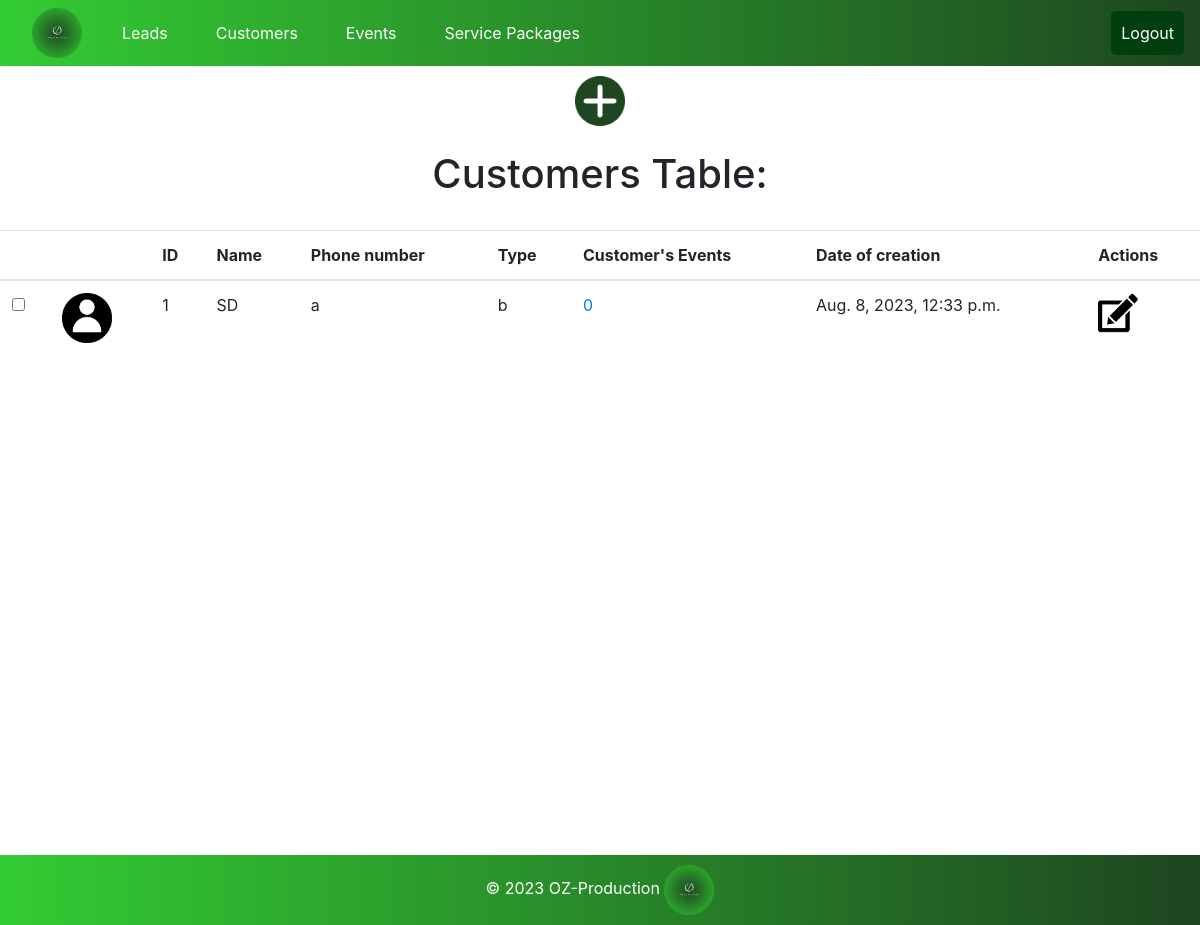
/oz_pro/customer_by_event/1/, run on an earlier commit of the app's database.
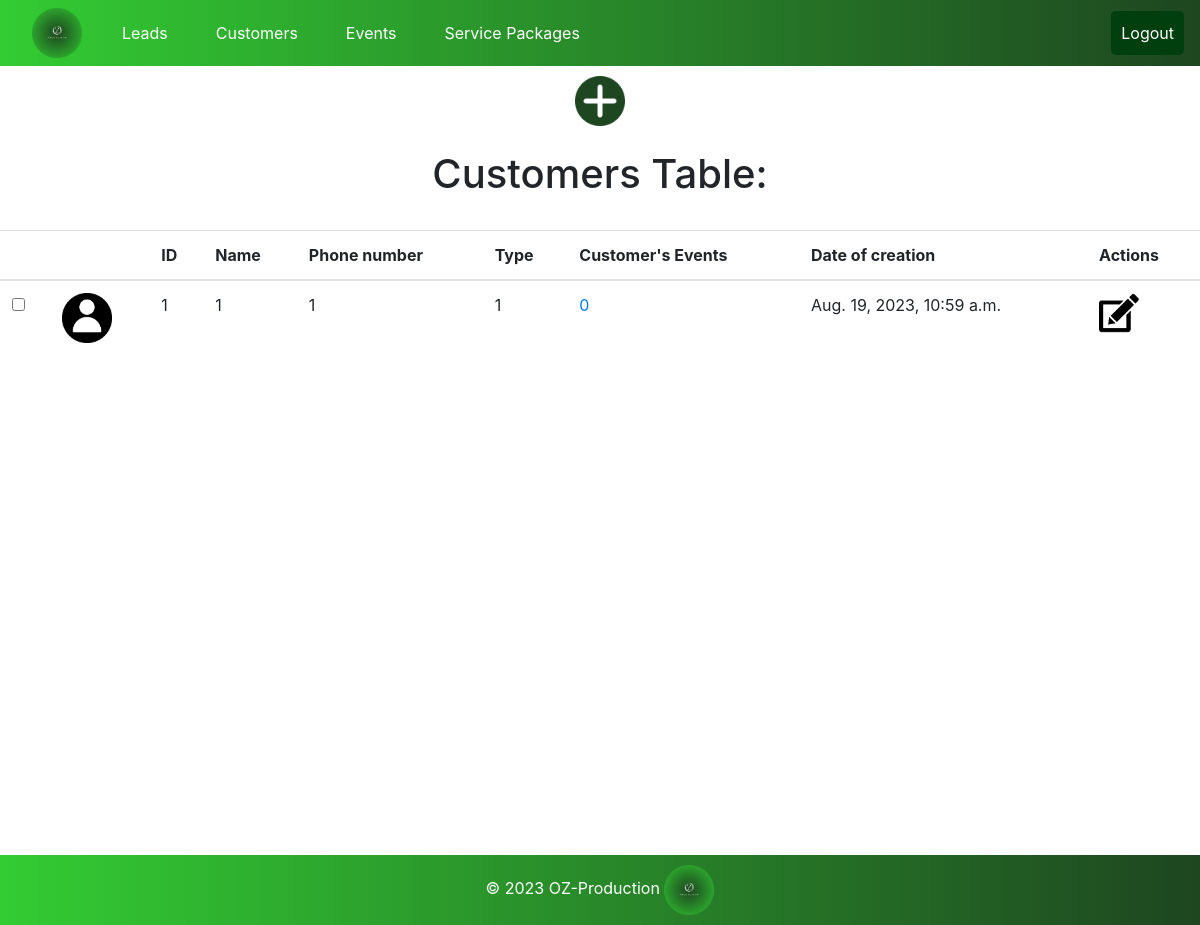
And on a later commit of the database.
### oz_pro/models.py (models this page shows, shortened)
class Customer(models.Model):
    image = models.ImageField(upload_to='static/pics', default = 'static/pics/Picture7.png')
    ID = models.PositiveIntegerField(primary_key=True, unique=True)
    name = models.CharField(max_length=255)
    phone_number = models.CharField(max_length=15)
    customer_type = models.CharField(max_length=50)
    events_count = models.PositiveIntegerField(default=0)
    date_of_creation = models.DateTimeField(auto_now_add=True)

### oz_pro/views.py (the view)
# urls.py: path('customer_by_event/<int:customer_id>/', views.customer_by_event, name='customer_by_event'),
def customer_by_event(request, customer_id):
    if customer_id:
        customer = Customer.objects.filter(ID=customer_id)
        return render(request, 'customers.html', {'customers': customer})
    else:
        messages.error(request, "An error occurred. USER NOT EXIST!.")
        return redirect('all_events')

### oz_pro/templates/customers.html (shortened to what this page needs)
<!DOCTYPE html>
<html lang="en">
<head>
</head>
<body>
    {% extends 'base.html' %}
    {% block add_button %}
    {% load static %}
        <div class="image-container">
            <a data-bs-toggle="tooltip" title="Click to ADD-CUSTOMER">
                <img src="{% static 'pics/ADD.png' %}" alt="addCustomer" class="small-image-rotate" style="cursor:pointer" data-bs-toggle="modal" data-bs-target="#addCustomerModal">
            </a>
        </div>
    {% endblock %}
    {% block content %}
    {% load static %}
        <br>
            <div class="table-header">
                <h1>Customers Table:</h1>
            </div>
        <br>
        <table class="table table-hover">
            <thead>
                <tr>
                    <th></th>
                    <th></th>
                    <th>ID</th>
                    <th>Name</th>
                    <th>Phone number</th>
                    <th>Type</th>
                    <th>Customer's Events</th>
                    <th>Date of creation</th>
                    <th>Actions</th>
                </tr>
            </thead>
            <tbody>
                {% for customer in customers %}
                    <tr id="customer_{{ customer.ID }}">
                        <td><input type="checkbox" onchange="toggleHighlight(this, {{ customer.ID }})" title="Highlight"></td>
                        <td><img src="{{ customer.image.url }}"  alt="Customer image" class="small-image" /></td>
                        <td>{{ customer.ID }}</td>
                        <td>{{ customer.name }}</td>
                        <td>{{ customer.phone_number }}</td>
                        <td>{{ customer.customer_type }}</td>
                        <td><a title="DISPLAY-CUSTOMER'S-EVENTS"href="{% url 'events_by_customer' customer.ID %}">{{ customer.events_count }}</a></td>
                        <td>{{ customer.date_of_creation }}</td>
                        <td>
                            <a data-bs-toggle="tooltip" title="Click to UPDATE-CUSTOMER">
                                <img src="{% static 'pics/edit.png' %}" alt="UpdateCustomerPic" class="smaller-image" style="cursor:pointer" data-bs-toggle="modal" data-bs-target="#updateCustomerModal_{{ customer.ID }}">
                            </a>
                        </td>
                    </tr>
                {% endfor %}
            </tbody>
        </table>
    {% endblock %}

What changed in the data, as far as the page shows it:
changed Customer id 1: name "SD" → "1"; phone_number "a" → "1"; customer_type "b" → "1"; date_of_creation "Aug. 8, 2023, 12:33 p.m." → "Aug. 19, 2023, 10:59 a.m."
